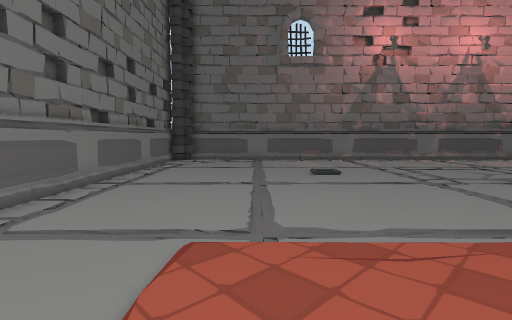
[1] (above)

17 first-person views from a walk through a Unity game level. The camera is 1.4 m above the floor, tilts 4° down and sees 75° across. The floor is counted in squares, 1 m on a side. Each view is taken from the middle of a square. On the plan, view 1 faces up. The plan holds only what a view shows up to about 15 squares ahead; the rest is blank. The place goes on beyond the plan. Door leaves are left out, so doorways stand open.

[2]
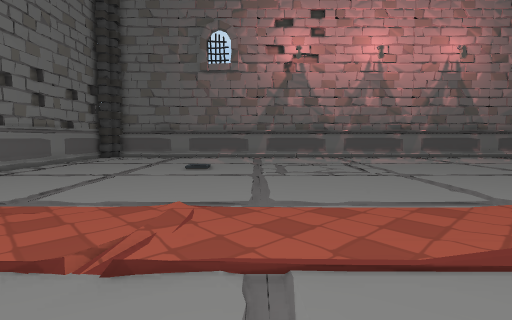

[3]
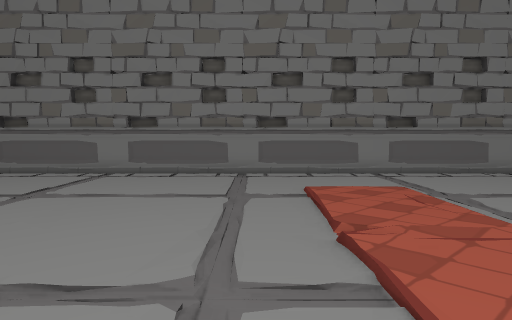

[4]
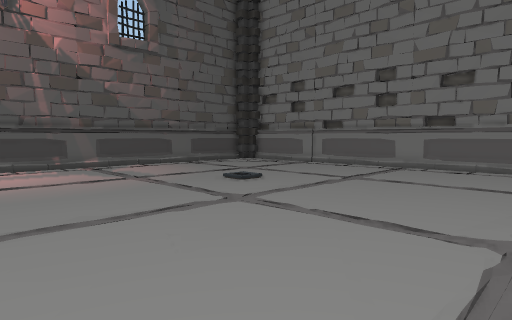

[5]
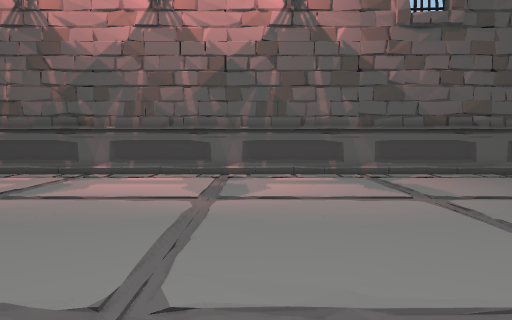

[6]
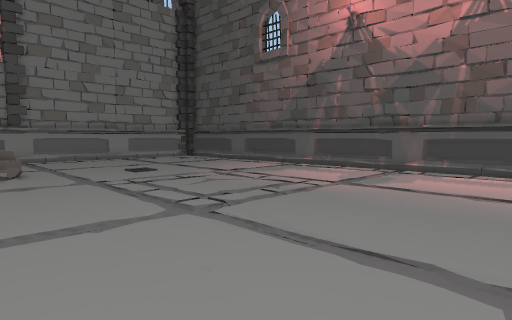

[7]
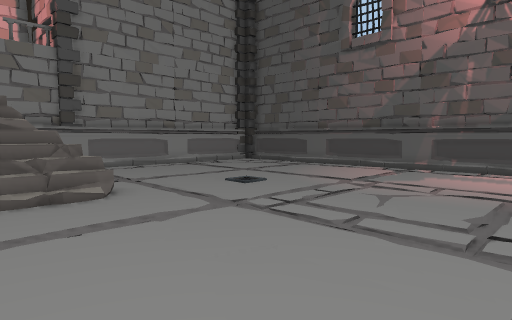

[8]
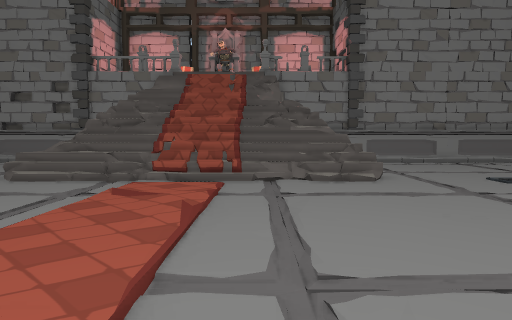

[9]
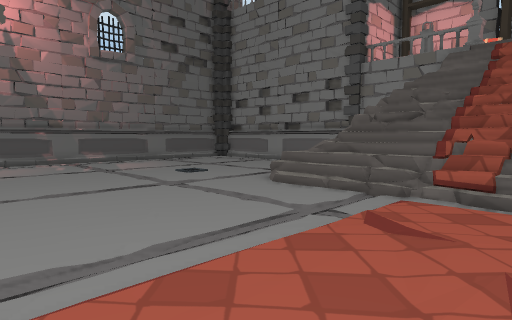

[10]
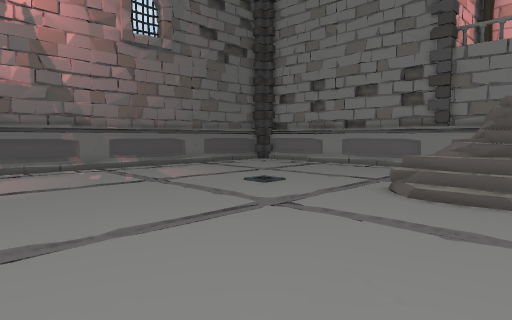

[11]
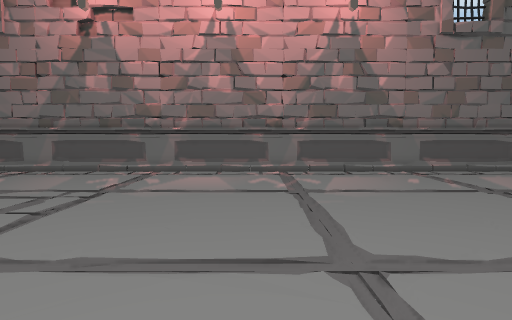

[12]
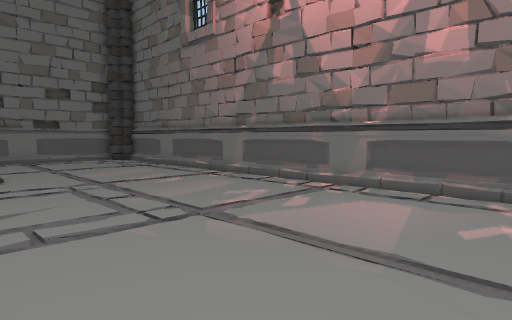

[13]
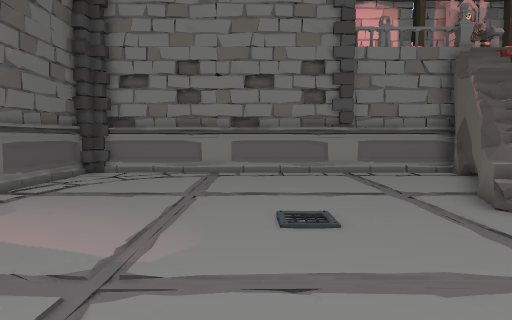

[14]
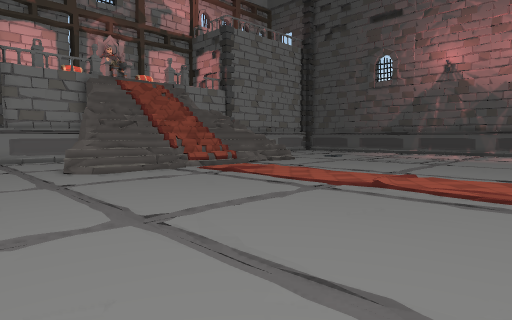

[15]
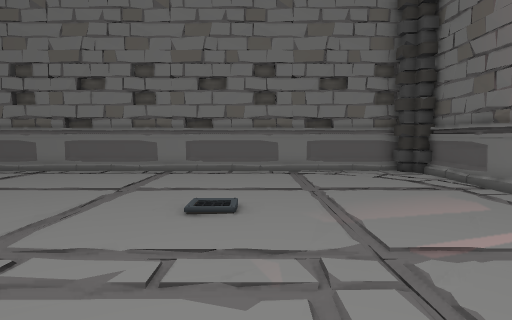

[16]
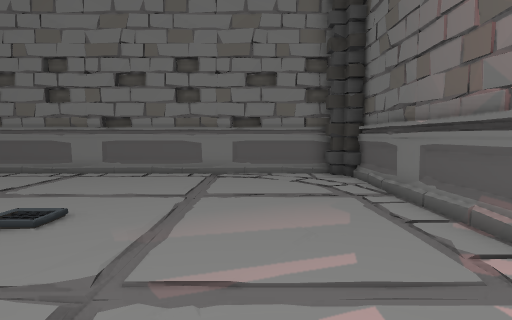

[17]
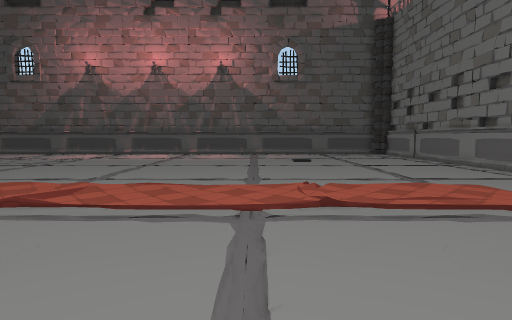

### Floor plan
Key: @ floor where view 1 was taken; # wall or solid block; . main floor; : floor 0.25 m higher than the main floor; + floor 0.5 m higher than the main floor; * floor 0.75 m higher than the main floor; % floor 1 m higher than the main floor; & floor 1.5 m higher than the main floor; $ floor 1.75 m higher than the main floor; / step, stairs or slope; = window, fence, low wall or low ledge.
Columns run from 5 left of view 1 to 30 right of it. Each row starts with its distance up from view 1.
 20  ###################################
 19 ##.................................#
 18 #..................................#
 17 #..................................#
 16 #..................................#
 15 #..................................#
 14 #..................................#
 13 #..................................#
 12 #......//..........................#
 11 #..................................#
 10 #..................................#
  9 #..................................#
  8 #...........................:=#....#
  7 #...........................==##...#
  6 #...........................#= ###.#
  5 #...........................#= # ###
  4 #..../...//.................#=##
  3 #....::::::::::::::::::::::.==##
  2 #....::::::::::::::::::::::.+=$#
  1 #.......///....//..//..//...+=$#
  0 #....@........../...........+  #
 -1 #...........................:  #
 -2 #...........................+*&#
 -3 #...........................:%##
 -4 #...........................:=
 -5 #................................  #
 -6 #................................. #
 -7 #..................................#
 -8 #......//..........................
 -9 #. ...............................
-10 #   .............................
-11      ............................
-12       .........................
-13       ........................
-14       .......................
-15      .......................
-16     ########################

Positions as (right, up) in squares from view 1, and headings:
1: (0, 0), facing up
2: (5, -2), facing up
3: (8, 0), facing left
4: (10, 0), facing down-left
5: (9, -3), facing down
6: (10, -2), facing down-right
7: (15, -1), facing down-right
8: (12, 0), facing right
9: (15, 1), facing up-right
10: (15, 5), facing up-right
11: (14, 6), facing up
12: (15, 11), facing up-left
13: (17, 13), facing right
14: (10, 12), facing down-right
15: (9, 13), facing left
16: (8, 16), facing left
17: (5, 10), facing down
